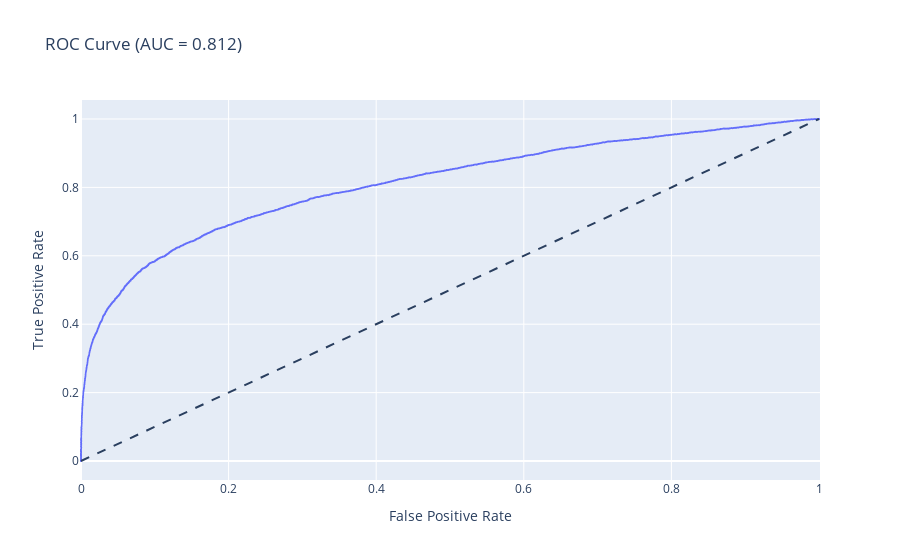

Notebook code cell kept with this figure:
### Markdown cell above
## ROC Curve

### Code cell
fpr, tpr, _ = roc_curve(y_true, y_score)
roc_auc = auc(fpr, tpr)
import plotly.express as px

fig_roc = px.line(
    x=fpr, y=tpr,
    labels={"x": "False Positive Rate", "y": "True Positive Rate"},
    title=f"ROC Curve (AUC = {roc_auc:.3f})"
)
fig_roc.add_shape(type="line", x0=0, y0=0, x1=1, y1=1, line=dict(dash="dash"))
fig_roc.show()

### Figure 1 — Plotly figure (JSON) as saved in the notebook; plotly's stock layout.template omitted (floating-point values rounded to 4 significant figures; data arrays with more than 128 entries replaced by an {"elided": "..."} marker saying what was removed)
{"data": [{"hovertemplate": "False Positive Rate=%{x}<br>True Positive Rate=%{y}<extra></extra>", "legendgroup": "", "line": {"color": "#636efa", "dash": "solid"}, "marker": {"symbol": "circle"}, "mode": "lines", "name": "", "showlegend": false, "type": "scattergl", "x": {"elided": "5849 float values"}, "xaxis": "x", "y": {"elided": "5849 float values"}, "yaxis": "y"}], "layout": {"legend": {"tracegroupgap": 0}, "shapes": [{"line": {"dash": "dash"}, "type": "line", "x0": 0, "x1": 1, "y0": 0, "y1": 1}], "title": {"text": "ROC Curve (AUC = 0.812)"}, "xaxis": {"anchor": "y", "domain": [0, 1], "title": {"text": "False Positive Rate"}}, "yaxis": {"anchor": "x", "domain": [0, 1], "title": {"text": "True Positive Rate"}}}}
